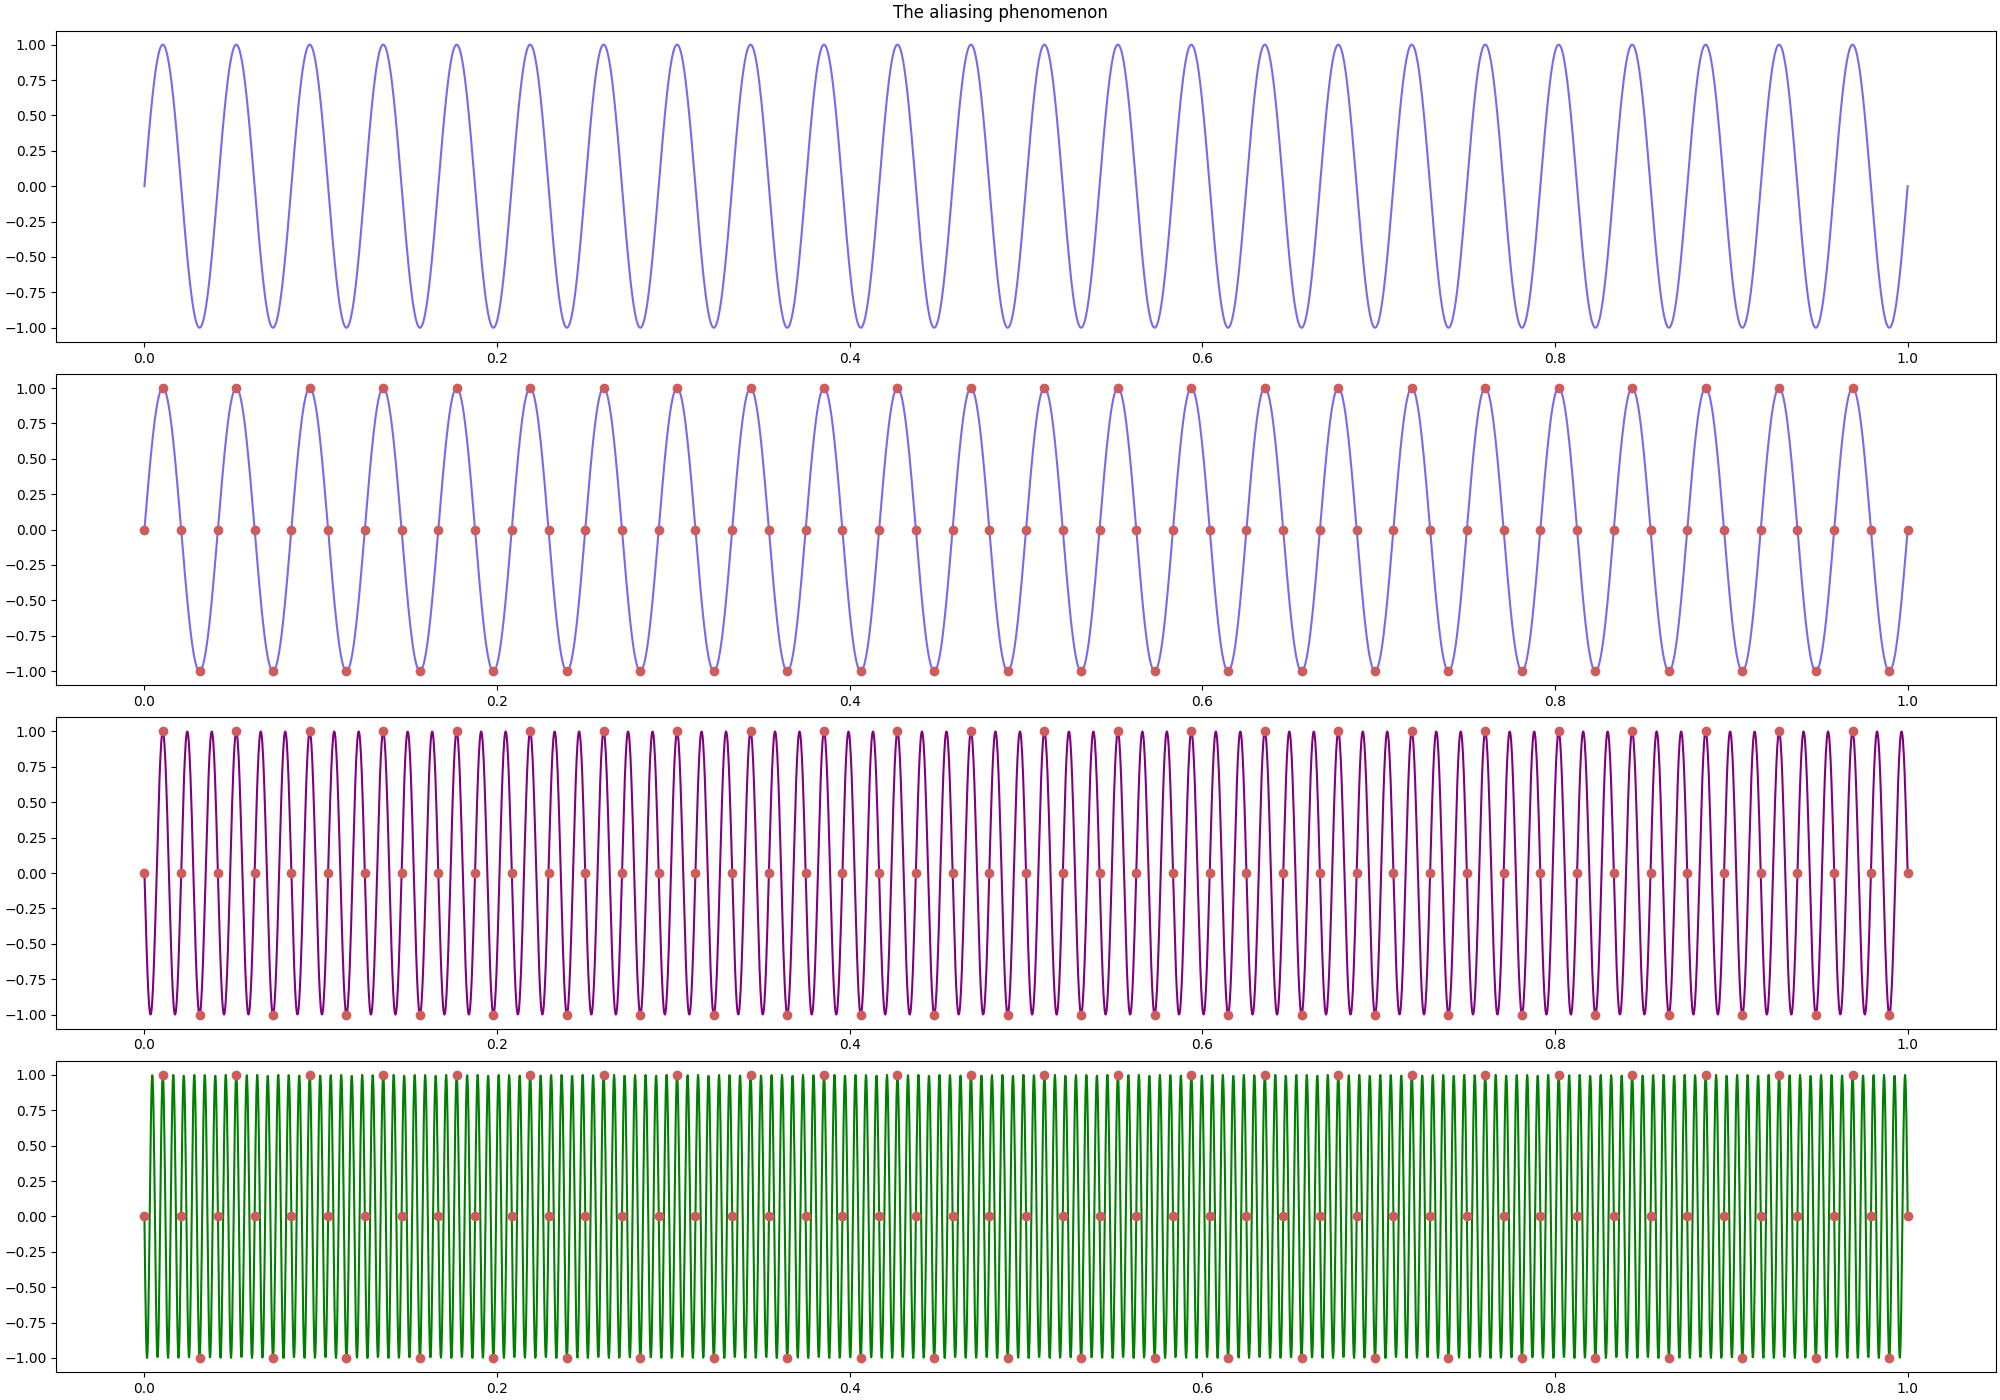

Recreate this plot in Python.
import numpy as np
import matplotlib.pyplot as plt


def main():
    # f = 24, fs = 96, k = {0, -1, -2}
    aliased_signals = [lambda t: np.sin(2 * np.pi * (24 + 0 * 96) * t),
                       lambda t: np.sin(2 * np.pi * (24 + (-1) * 96) * t),
                       lambda t: np.sin(2 * np.pi * (24 + (-2) * 96) * t)]
    colors = ["mediumslateblue", "purple", "green"]
    discrete_time_interval = np.append(np.linspace(0, 1, 96, endpoint=False), 1)
    nyquist_discrete_time_interval = np.append(np.linspace(0, 1, 4096, endpoint=False), 1)

    amplitudes = []
    nyquist_amplitudes = []
    for aliased_signal in aliased_signals:
        amplitudes.append(aliased_signal(discrete_time_interval))
        nyquist_amplitudes.append(aliased_signal(nyquist_discrete_time_interval))

    figure, axes = plt.subplots(4, layout="constrained")
    figure.set_size_inches(20, 14)
    figure.suptitle("The aliasing phenomenon")

    axes[0].plot(nyquist_discrete_time_interval, nyquist_amplitudes[0], color=colors[0])
    for i in range(0, len(amplitudes)):
        axes[i+1].plot(nyquist_discrete_time_interval, nyquist_amplitudes[i], color=colors[i])
        axes[i+1].plot(discrete_time_interval, amplitudes[i], linestyle="", marker="o", color="indianred")

    plt.savefig("exercise-3.png")
    plt.savefig("exercise-3.pdf")
    plt.show()


if __name__ == '__main__':
    main()
